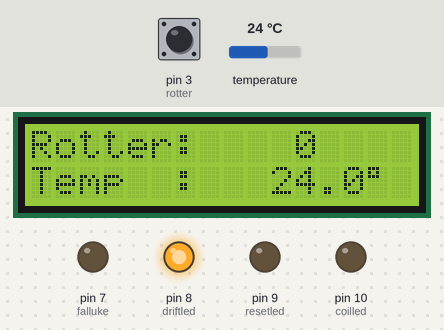
A sketch run on a simulated Arduino Uno, built with avr-gcc and run on an emulated ATmega328P. Shown: 16×2 character LCD, output pins drawn as LEDs (lit = HIGH). The test bench sets the inputs (shaded band); at power-on: temperature 24 °C, pin 3 (rotter) HIGH. What the sketch prints to the serial monitor is not drawn.

Above: at 4.3 s.
4.4 s: temperature set to 28.7 °C
At 6.0 s:
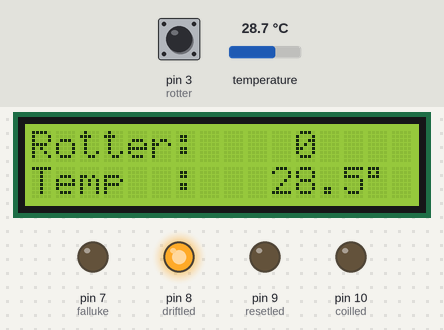
6.9 s: temperature set to 29.9 °C
At 8.0 s:
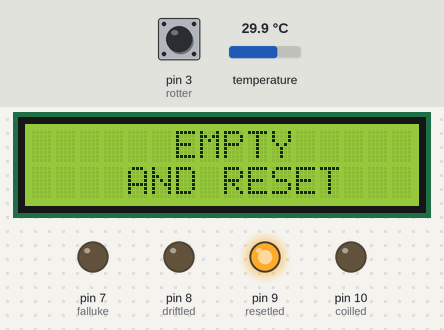
Timing chart, 0 to 9.9 s (numbered marks = the images above; inputs shaded):
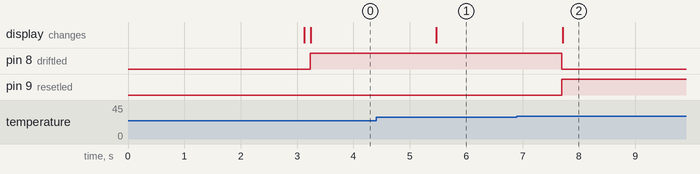

Measured:
- the behaviour switches between 29.4 and 29.5 °C on temperature (found by bisection; images 1 and 2)
- after the input at 4.4 s, the display: changes after 1.1 s (image 1)
- after the input at 6.9 s, pin 8 (driftled): HIGH → LOW after 0.80 s; pin 9 (resetled): LOW → HIGH after 0.80 s; the display: changes after 0.81 s (image 2)

The sketch:

ratkiller.ino
```cpp
#include <Wire.h>
#include <LiquidCrystal_I2C.h>
#include <OneWire.h>
#include <DallasTemperature.h>

#define ONE_WIRE_BUS 2

OneWire oneWire(ONE_WIRE_BUS);

DallasTemperature sensors(&oneWire);

DeviceAddress insideThermometer;

LiquidCrystal_I2C lcd(0x27, 2,1,0,4,5,6,7,3, POSITIVE);

const byte rotter = 3;
int antall=0;
int tid = 0;
int driftled = 8;
int resetled = 9;
int coilled = 10;
int falluke = 7;
int gammelverdi =0;
int instilling =1;   //Instilling for coil. Satt til 1.(Kill) default
String inData;

void setup()        //Her gjennomfører vi alt som bare skal gjøres EN gang før vi gå inn i programløkke.
{
  pinMode(driftled, OUTPUT);// Drifts-led
  pinMode(resetled, OUTPUT);// Reset-led
  pinMode(coilled, OUTPUT); // PWM utgang til høyspenningscoil
  pinMode(falluke, OUTPUT); // Falluke
  lcd.begin(16,2);
  Serial.begin(9600);       //Initialiserer seriel kommunikasjon
  lcd.setCursor(4,0);
  lcd.print("RAT KILL");
  lcd.setCursor(6,1);
  lcd.print("2017");
  delay(3000);
  lcd.clear();
  sensors.begin();
  if (!sensors.getAddress(insideThermometer, 0)) Serial.println("Unable to find address for Device 0");
  sensors.setResolution(insideThermometer, 9);

  lcd.print("Rotter: ");

  lcd.setCursor(0,1);
  lcd.print("Temp  : ");
  pinMode(rotter, INPUT);
  attachInterrupt(digitalPinToInterrupt(rotter), rotteteller, FALLING);

}


void loop(){

    while(Serial.available() > 0)     // Sjekker om det er data tilgjengelig i serial-buffer

  {
    inData=Serial.readString();
    instilling = inData.toInt();
  }

  int status=0;

while(gammelverdi<antall){            //Hvis en ny rotte står på fallemmen får den strøm utifra hvilken innstilling som er valgt.
      switch(instilling) {
        case 0:
          analogWrite(coilled,10);
          delay(500);
          digitalWrite(falluke, HIGH); //Åpne Falluke
          analogWrite(coilled,0);
          delay(25);
          digitalWrite(falluke, LOW);

          break;
        case 1:
          analogWrite(10,100);
          delay(500);
          digitalWrite(falluke, HIGH);
          analogWrite(10,0);
          delay(25);
          digitalWrite(falluke, LOW);
          break;
      }
      gammelverdi = antall;
}

  sensors.requestTemperatures();                      //Be om sensor data
  float tempC = sensors.getTempC(insideThermometer);  //Legg data i flytvariablen tempC

if(tempC>29 || antall>=5)
  {
    status++;                     // Endre status hvis temp overstiger gitt antall grader eller hvis maks antall rotter er fanget
  }
  if(status==0){
  digitalWrite(driftled, HIGH);   //Hvis status viser normaldrift setter vi arduinoen til å printe dataen
  lcd.setCursor(11,0);            //Printer til LCD
  lcd.print(antall);
  lcd.setCursor(10,1);
  lcd.print(tempC,1);
  lcd.print(char(223));
  Serial.print("$Data,");         //De neste linjene printer all data til seriell utgang
  Serial.print(tempC,1);
  Serial.print(",");
  Serial.print(antall);
  Serial.print(",");
  Serial.print(instilling);
  Serial.print("\r\n");
  delay(1000);
  }
  else{
    lcd.clear();
    digitalWrite(resetled, HIGH);   //Sett Reset-led Høy
    digitalWrite(driftled, LOW);    //Sett Normaldrift-led Lav
    lcd.setCursor(6,0);
    lcd.print("EMPTY");
    lcd.setCursor(4,1);
    lcd.print("AND RESET");
    Serial.print("$Data,");         //De neste linjene printer all data til seriell utgang
    Serial.print(tempC,1);
    Serial.print(",");
    Serial.print(antall);
    Serial.print(",");
    Serial.print(tid);
    Serial.print(",");
    Serial.print(instilling);
    Serial.print("\r\n");

    delay(99999999);
  }
}
void rotteteller()                  //Mekanisk bryter med interrupt for å detektere rotte i sonen
{
  static unsigned long last_interrupt_time =0;
  unsigned long interrupt_time = millis();

  if (interrupt_time - last_interrupt_time > 500)
  {
    antall++;
  }

}
```
